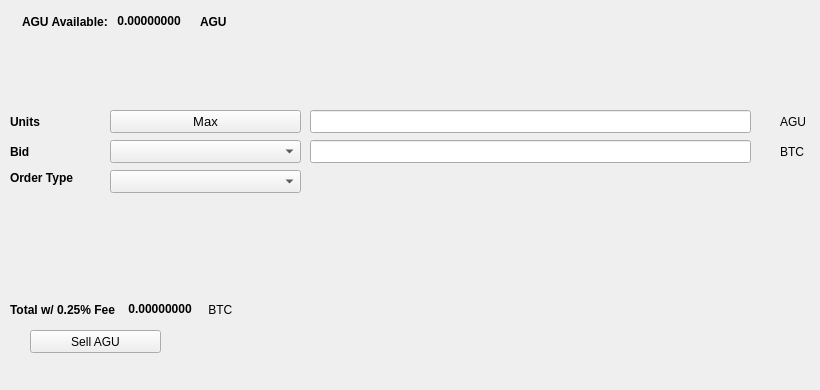
   <widget class="QWidget" name="SellTab">
    <attribute name="title">
     <string>Sell</string>
    </attribute>
    <widget class="QLabel" name="label_16">
     <property name="geometry">
      <rect>
       <x>780</x>
       <y>140</y>
       <width>31</width>
       <height>23</height>
      </rect>
     </property>
     <property name="text">
      <string>BTC</string>
     </property>
    </widget>
    <widget class="QComboBox" name="SellBidcomboBox">
     <property name="geometry">
      <rect>
       <x>110</x>
       <y>140</y>
       <width>191</width>
       <height>23</height>
      </rect>
     </property>
     <property name="font">
      <font>
       <pointsize>10</pointsize>
      </font>
     </property>
    </widget>
    <widget class="QLabel" name="label_18">
     <property name="geometry">
      <rect>
       <x>10</x>
       <y>110</y>
       <width>46</width>
       <height>23</height>
      </rect>
     </property>
     <property name="font">
      <font>
       <weight>75</weight>
       <bold>true</bold>
      </font>
     </property>
     <property name="text">
      <string>Units</string>
     </property>
    </widget>
    <widget class="QPushButton" name="Sell_Max_Amount">
     <property name="geometry">
      <rect>
       <x>110</x>
       <y>110</y>
       <width>191</width>
       <height>23</height>
      </rect>
     </property>
     <property name="font">
      <font>
       <pointsize>10</pointsize>
      </font>
     </property>
     <property name="text">
      <string>Max</string>
     </property>
    </widget>
    <widget class="QLabel" name="label_20">
     <property name="geometry">
      <rect>
       <x>10</x>
       <y>170</y>
       <width>91</width>
       <height>16</height>
      </rect>
     </property>
     <property name="font">
      <font>
       <weight>75</weight>
       <bold>true</bold>
      </font>
     </property>
     <property name="text">
      <string>Order Type</string>
     </property>
    </widget>
    <widget class="QComboBox" name="SellOrdertypeCombo">
     <property name="geometry">
      <rect>
       <x>110</x>
       <y>170</y>
       <width>191</width>
       <height>23</height>
      </rect>
     </property>
     <property name="font">
      <font>
       <pointsize>10</pointsize>
      </font>
     </property>
    </widget>
    <widget class="QLabel" name="label_21">
     <property name="geometry">
      <rect>
       <x>10</x>
       <y>140</y>
       <width>46</width>
       <height>23</height>
      </rect>
     </property>
     <property name="font">
      <font>
       <weight>75</weight>
       <bold>true</bold>
      </font>
     </property>
     <property name="text">
      <string>Bid</string>
     </property>
    </widget>
    <widget class="QLabel" name="label_22">
     <property name="geometry">
      <rect>
       <x>780</x>
       <y>110</y>
       <width>31</width>
       <height>23</height>
      </rect>
     </property>
     <property name="text">
      <string>AGU</string>
     </property>
    </widget>
    <widget class="QLineEdit" name="UnitsInputAGU">
     <property name="geometry">
      <rect>
       <x>310</x>
       <y>110</y>
       <width>441</width>
       <height>23</height>
      </rect>
     </property>
     <property name="font">
      <font>
       <pointsize>9</pointsize>
       <weight>75</weight>
       <bold>true</bold>
      </font>
     </property>
    </widget>
    <widget class="QLineEdit" name="SellBidPriceEdit">
     <property name="geometry">
      <rect>
       <x>310</x>
       <y>140</y>
       <width>441</width>
       <height>23</height>
      </rect>
     </property>
     <property name="font">
      <font>
       <pointsize>9</pointsize>
       <weight>75</weight>
       <bold>true</bold>
      </font>
     </property>
    </widget>
    <widget class="QPushButton" name="SellAGUBTN">
     <property name="geometry">
      <rect>
       <x>30</x>
       <y>330</y>
       <width>131</width>
       <height>23</height>
      </rect>
     </property>
     <property name="text">
      <string>Sell AGU</string>
     </property>
     <property name="icon">
      <iconset resource="../agouti">
       <normaloff>:/icons/bitcoin</normaloff>:/icons/bitcoin</iconset>
     </property>
    </widget>
    <widget class="QWidget" name="layoutWidget3">
     <property name="geometry">
      <rect>
       <x>22</x>
       <y>12</y>
       <width>258</width>
       <height>19</height>
      </rect>
     </property>
     <layout class="QHBoxLayout" name="horizontalLayout">
      <item>
       <widget class="QLabel" name="label232_2">
        <property name="font">
         <font>
          <weight>75</weight>
          <bold>true</bold>
         </font>
        </property>
        <property name="text">
         <string>AGU Available:</string>
        </property>
       </widget>
      </item>
      <item>
       <widget class="QLabel" name="AGUAvailableLabel">
        <property name="palette">
         <palette>
          <active>
           <colorrole role="WindowText">
            <brush brushstyle="SolidPattern">
             <color alpha="255">
              <red>0</red>
              <green>0</green>
              <blue>0</blue>
             </color>
            </brush>
           </colorrole>
           <colorrole role="Button">
            <brush brushstyle="SolidPattern">
             <color alpha="255">
              <red>0</red>
              <green>170</green>
              <blue>0</blue>
             </color>
            </brush>
           </colorrole>
           <colorrole role="Light">
            <brush brushstyle="SolidPattern">
             <color alpha="255">
              <red>0</red>
              <green>255</green>
              <blue>0</blue>
             </color>
            </brush>
           </colorrole>
           <colorrole role="Midlight">
            <brush brushstyle="SolidPattern">
             <color alpha="255">
              <red>0</red>
              <green>212</green>
              <blue>0</blue>
             </color>
            </brush>
           </colorrole>
           <colorrole role="Dark">
            <brush brushstyle="SolidPattern">
             <color alpha="255">
              <red>0</red>
              <green>85</green>
              <blue>0</blue>
             </color>
            </brush>
           </colorrole>
           <colorrole role="Mid">
            <brush brushstyle="SolidPattern">
             <color alpha="255">
              <red>0</red>
              <green>113</green>
              <blue>0</blue>
             </color>
            </brush>
           </colorrole>
           <colorrole role="Text">
            <brush brushstyle="SolidPattern">
             <color alpha="255">
              <red>0</red>
              <green>170</green>
              <blue>0</blue>
             </color>
            </brush>
           </colorrole>
           <colorrole role="BrightText">
            <brush brushstyle="SolidPattern">
             <color alpha="255">
              <red>255</red>
              <green>255</green>
              <blue>255</blue>
             </color>
            </brush>
           </colorrole>
           <colorrole role="ButtonText">
            <brush brushstyle="SolidPattern">
             <color alpha="255">
              <red>0</red>
              <green>0</green>
              <blue>0</blue>
             </color>
            </brush>
           </colorrole>
           <colorrole role="Base">
            <brush brushstyle="SolidPattern">
             <color alpha="255">
              <red>255</red>
              <green>255</green>
              <blue>255</blue>
             </color>
            </brush>
           </colorrole>
           <colorrole role="Window">
            <brush brushstyle="SolidPattern">
             <color alpha="255">
              <red>0</red>
              <green>170</green>
              <blue>0</blue>
             </color>
            </brush>
           </colorrole>
           <colorrole role="Shadow">
            <brush brushstyle="SolidPattern">
             <color alpha="255">
              <red>0</red>
              <green>0</green>
              <blue>0</blue>
             </color>
            </brush>
           </colorrole>
           <colorrole role="AlternateBase">
            <brush brushstyle="SolidPattern">
             <color alpha="255">
              <red>127</red>
              <green>212</green>
              <blue>127</blue>
             </color>
            </brush>
           </colorrole>
           <colorrole role="ToolTipBase">
            <brush brushstyle="SolidPattern">
             <color alpha="255">
              <red>255</red>
              <green>255</green>
              <blue>220</blue>
             </color>
            </brush>
           </colorrole>
           <colorrole role="ToolTipText">
            <brush brushstyle="SolidPattern">
             <color alpha="255">
              <red>0</red>
              <green>0</green>
              <blue>0</blue>
             </color>
            </brush>
           </colorrole>
          </active>
          <inactive>
           <colorrole role="WindowText">
            <brush brushstyle="SolidPattern">
             <color alpha="255">
              <red>0</red>
              <green>0</green>
              <blue>0</blue>
             </color>
            </brush>
           </colorrole>
           <colorrole role="Button">
            <brush brushstyle="SolidPattern">
             <color alpha="255">
              <red>0</red>
              <green>170</green>
              <blue>0</blue>
             </color>
            </brush>
           </colorrole>
           <colorrole role="Light">
            <brush brushstyle="SolidPattern">
             <color alpha="255">
              <red>0</red>
              <green>255</green>
              <blue>0</blue>
             </color>
            </brush>
           </colorrole>
           <colorrole role="Midlight">
            <brush brushstyle="SolidPattern">
             <color alpha="255">
              <red>0</red>
              <green>212</green>
              <blue>0</blue>
             </color>
            </brush>
           </colorrole>
           <colorrole role="Dark">
            <brush brushstyle="SolidPattern">
             <color alpha="255">
              <red>0</red>
              <green>85</green>
              <blue>0</blue>
             </color>
            </brush>
           </colorrole>
           <colorrole role="Mid">
            <brush brushstyle="SolidPattern">
             <color alpha="255">
              <red>0</red>
              <green>113</green>
              <blue>0</blue>
             </color>
            </brush>
           </colorrole>
           <colorrole role="Text">
            <brush brushstyle="SolidPattern">
             <color alpha="255">
              <red>0</red>
              <green>170</green>
              <blue>0</blue>
             </color>
            </brush>
           </colorrole>
           <colorrole role="BrightText">
            <brush brushstyle="SolidPattern">
             <color alpha="255">
              <red>255</red>
              <green>255</green>
              <blue>255</blue>
             </color>
            </brush>
           </colorrole>
           <colorrole role="ButtonText">
            <brush brushstyle="SolidPattern">
             <color alpha="255">
              <red>0</red>
              <green>0</green>
              <blue>0</blue>
             </color>
            </brush>
           </colorrole>
           <colorrole role="Base">
            <brush brushstyle="SolidPattern">
             <color alpha="255">
              <red>255</red>
              <green>255</green>
              <blue>255</blue>
             </color>
            </brush>
           </colorrole>
           <colorrole role="Window">
            <brush brushstyle="SolidPattern">
             <color alpha="255">
              <red>0</red>
              <green>170</green>
              <blue>0</blue>
             </color>
            </brush>
           </colorrole>
           <colorrole role="Shadow">
            <brush brushstyle="SolidPattern">
             <color alpha="255">
              <red>0</red>
              <green>0</green>
              <blue>0</blue>
             </color>
            </brush>
           </colorrole>
           <colorrole role="AlternateBase">
            <brush brushstyle="SolidPattern">
             <color alpha="255">
              <red>127</red>
              <green>212</green>
              <blue>127</blue>
             </color>
            </brush>
           </colorrole>
           <colorrole role="ToolTipBase">
            <brush brushstyle="SolidPattern">
             <color alpha="255">
              <red>255</red>
              <green>255</green>
              <blue>220</blue>
             </color>
            </brush>
           </colorrole>
           <colorrole role="ToolTipText">
            <brush brushstyle="SolidPattern">
             <color alpha="255">
              <red>0</red>
              <green>0</green>
              <blue>0</blue>
             </color>
            </brush>
           </colorrole>
          </inactive>
          <disabled>
           <colorrole role="WindowText">
            <brush brushstyle="SolidPattern">
             <color alpha="255">
              <red>0</red>
              <green>85</green>
              <blue>0</blue>
             </color>
            </brush>
           </colorrole>
           <colorrole role="Button">
            <brush brushstyle="SolidPattern">
             <color alpha="255">
              <red>0</red>
              <green>170</green>
              <blue>0</blue>
             </color>
            </brush>
           </colorrole>
           <colorrole role="Light">
            <brush brushstyle="SolidPattern">
             <color alpha="255">
              <red>0</red>
              <green>255</green>
              <blue>0</blue>
             </color>
            </brush>
           </colorrole>
           <colorrole role="Midlight">
            <brush brushstyle="SolidPattern">
             <color alpha="255">
              <red>0</red>
              <green>212</green>
              <blue>0</blue>
             </color>
            </brush>
           </colorrole>
           <colorrole role="Dark">
            <brush brushstyle="SolidPattern">
             <color alpha="255">
              <red>0</red>
              <green>85</green>
              <blue>0</blue>
             </color>
            </brush>
           </colorrole>
           <colorrole role="Mid">
            <brush brushstyle="SolidPattern">
             <color alpha="255">
              <red>0</red>
              <green>113</green>
              <blue>0</blue>
             </color>
            </brush>
           </colorrole>
           <colorrole role="Text">
            <brush brushstyle="SolidPattern">
             <color alpha="255">
              <red>0</red>
              <green>85</green>
              <blue>0</blue>
             </color>
            </brush>
           </colorrole>
           <colorrole role="BrightText">
            <brush brushstyle="SolidPattern">
             <color alpha="255">
              <red>255</red>
              <green>255</green>
              <blue>255</blue>
             </color>
            </brush>
           </colorrole>
           <colorrole role="ButtonText">
            <brush brushstyle="SolidPattern">
             <color alpha="255">
              <red>0</red>
              <green>85</green>
              <blue>0</blue>
             </color>
            </brush>
           </colorrole>
           <colorrole role="Base">
            <brush brushstyle="SolidPattern">
             <color alpha="255">
              <red>0</red>
              <green>170</green>
              <blue>0</blue>
             </color>
            </brush>
           </colorrole>
           <colorrole role="Window">
            <brush brushstyle="SolidPattern">
             <color alpha="255">
              <red>0</red>
              <green>170</green>
              <blue>0</blue>
             </color>
            </brush>
           </colorrole>
           <colorrole role="Shadow">
            <brush brushstyle="SolidPattern">
             <color alpha="255">
              <red>0</red>
              <green>0</green>
              <blue>0</blue>
             </color>
            </brush>
           </colorrole>
           <colorrole role="AlternateBase">
            <brush brushstyle="SolidPattern">
             <color alpha="255">
              <red>0</red>
              <green>170</green>
              <blue>0</blue>
             </color>
            </brush>
           </colorrole>
           <colorrole role="ToolTipBase">
            <brush brushstyle="SolidPattern">
             <color alpha="255">
              <red>255</red>
              <green>255</green>
              <blue>220</blue>
             </color>
            </brush>
           </colorrole>
           <colorrole role="ToolTipText">
            <brush brushstyle="SolidPattern">
             <color alpha="255">
              <red>0</red>
              <green>0</green>
              <blue>0</blue>
             </color>
            </brush>
           </colorrole>
          </disabled>
         </palette>
        </property>
        <property name="font">
         <font>
          <weight>75</weight>
          <bold>true</bold>
         </font>
        </property>
        <property name="text">
         <string> 0.00000000 </string>
        </property>
        <property name="textInteractionFlags">
         <set>Qt::LinksAccessibleByMouse|Qt::TextSelectableByKeyboard|Qt::TextSelectableByMouse</set>
        </property>
       </widget>
      </item>
      <item>
       <widget class="QLabel" name="labelAGU">
        <property name="font">
         <font>
          <weight>75</weight>
          <bold>true</bold>
         </font>
        </property>
        <property name="text">
         <string>AGU</string>
        </property>
       </widget>
      </item>
     </layout>
    </widget>
    <widget class="QWidget" name="layoutWidget">
     <property name="geometry">
      <rect>
       <x>10</x>
       <y>300</y>
       <width>268</width>
       <height>19</height>
      </rect>
     </property>
     <layout class="QHBoxLayout" name="horizontalLayout_2">
      <item>
       <widget class="QLabel" name="label_19">
        <property name="font">
         <font>
          <weight>75</weight>
          <bold>true</bold>
         </font>
        </property>
        <property name="text">
         <string>Total w/ 0.25% Fee </string>
        </property>
       </widget>
      </item>
      <item>
       <widget class="QLabel" name="SellCostLabel">
        <property name="palette">
         <palette>
          <active>
           <colorrole role="WindowText">
            <brush brushstyle="SolidPattern">
             <color alpha="255">
              <red>0</red>
              <green>0</green>
              <blue>0</blue>
             </color>
            </brush>
           </colorrole>
           <colorrole role="Button">
            <brush brushstyle="SolidPattern">
             <color alpha="255">
              <red>0</red>
              <green>170</green>
              <blue>0</blue>
             </color>
            </brush>
           </colorrole>
           <colorrole role="Light">
            <brush brushstyle="SolidPattern">
             <color alpha="255">
              <red>0</red>
              <green>255</green>
              <blue>0</blue>
             </color>
            </brush>
           </colorrole>
           <colorrole role="Midlight">
            <brush brushstyle="SolidPattern">
             <color alpha="255">
              <red>0</red>
              <green>212</green>
              <blue>0</blue>
             </color>
            </brush>
           </colorrole>
           <colorrole role="Dark">
            <brush brushstyle="SolidPattern">
             <color alpha="255">
              <red>0</red>
              <green>85</green>
              <blue>0</blue>
             </color>
            </brush>
           </colorrole>
           <colorrole role="Mid">
            <brush brushstyle="SolidPattern">
             <color alpha="255">
              <red>0</red>
              <green>113</green>
              <blue>0</blue>
             </color>
            </brush>
           </colorrole>
           <colorrole role="Text">
            <brush brushstyle="SolidPattern">
             <color alpha="255">
              <red>0</red>
              <green>170</green>
              <blue>0</blue>
             </color>
            </brush>
           </colorrole>
           <colorrole role="BrightText">
            <brush brushstyle="SolidPattern">
             <color alpha="255">
              <red>255</red>
              <green>255</green>
              <blue>255</blue>
             </color>
            </brush>
           </colorrole>
           <colorrole role="ButtonText">
            <brush brushstyle="SolidPattern">
             <color alpha="255">
              <red>0</red>
              <green>0</green>
              <blue>0</blue>
             </color>
            </brush>
           </colorrole>
           <colorrole role="Base">
            <brush brushstyle="SolidPattern">
             <color alpha="255">
              <red>255</red>
              <green>255</green>
              <blue>255</blue>
             </color>
            </brush>
           </colorrole>
           <colorrole role="Window">
            <brush brushstyle="SolidPattern">
             <color alpha="255">
              <red>0</red>
              <green>170</green>
              <blue>0</blue>
             </color>
            </brush>
           </colorrole>
           <colorrole role="Shadow">
            <brush brushstyle="SolidPattern">
             <color alpha="255">
              <red>0</red>
              <green>0</green>
              <blue>0</blue>
             </color>
            </brush>
           </colorrole>
           <colorrole role="AlternateBase">
            <brush brushstyle="SolidPattern">
             <color alpha="255">
              <red>127</red>
              <green>212</green>
              <blue>127</blue>
             </color>
            </brush>
           </colorrole>
           <colorrole role="ToolTipBase">
            <brush brushstyle="SolidPattern">
             <color alpha="255">
              <red>255</red>
              <green>255</green>
              <blue>220</blue>
             </color>
            </brush>
           </colorrole>
           <colorrole role="ToolTipText">
            <brush brushstyle="SolidPattern">
             <color alpha="255">
              <red>0</red>
              <green>0</green>
              <blue>0</blue>
             </color>
            </brush>
           </colorrole>
          </active>
          <inactive>
           <colorrole role="WindowText">
            <brush brushstyle="SolidPattern">
             <color alpha="255">
              <red>0</red>
              <green>0</green>
              <blue>0</blue>
             </color>
            </brush>
           </colorrole>
           <colorrole role="Button">
            <brush brushstyle="SolidPattern">
             <color alpha="255">
              <red>0</red>
              <green>170</green>
              <blue>0</blue>
             </color>
            </brush>
           </colorrole>
           <colorrole role="Light">
            <brush brushstyle="SolidPattern">
             <color alpha="255">
              <red>0</red>
              <green>255</green>
              <blue>0</blue>
             </color>
            </brush>
           </colorrole>
           <colorrole role="Midlight">
            <brush brushstyle="SolidPattern">
             <color alpha="255">
              <red>0</red>
              <green>212</green>
              <blue>0</blue>
             </color>
            </brush>
           </colorrole>
           <colorrole role="Dark">
            <brush brushstyle="SolidPattern">
             <color alpha="255">
              <red>0</red>
              <green>85</green>
              <blue>0</blue>
             </color>
            </brush>
           </colorrole>
           <colorrole role="Mid">
            <brush brushstyle="SolidPattern">
             <color alpha="255">
              <red>0</red>
              <green>113</green>
              <blue>0</blue>
             </color>
            </brush>
           </colorrole>
           <colorrole role="Text">
            <brush brushstyle="SolidPattern">
             <color alpha="255">
              <red>0</red>
              <green>170</green>
              <blue>0</blue>
             </color>
            </brush>
           </colorrole>
           <colorrole role="BrightText">
            <brush brushstyle="SolidPattern">
             <color alpha="255">
              <red>255</red>
              <green>255</green>
              <blue>255</blue>
             </color>
            </brush>
           </colorrole>
           <colorrole role="ButtonText">
            <brush brushstyle="SolidPattern">
             <color alpha="255">
              <red>0</red>
              <green>0</green>
              <blue>0</blue>
             </color>
            </brush>
           </colorrole>
           <colorrole role="Base">
            <brush brushstyle="SolidPattern">
             <color alpha="255">
              <red>255</red>
              <green>255</green>
              <blue>255</blue>
             </color>
            </brush>
           </colorrole>
           <colorrole role="Window">
            <brush brushstyle="SolidPattern">
             <color alpha="255">
              <red>0</red>
              <green>170</green>
              <blue>0</blue>
             </color>
            </brush>
           </colorrole>
           <colorrole role="Shadow">
            <brush brushstyle="SolidPattern">
             <color alpha="255">
              <red>0</red>
              <green>0</green>
              <blue>0</blue>
             </color>
            </brush>
           </colorrole>
           <colorrole role="AlternateBase">
            <brush brushstyle="SolidPattern">
             <color alpha="255">
              <red>127</red>
              <green>212</green>
              <blue>127</blue>
             </color>
            </brush>
           </colorrole>
           <colorrole role="ToolTipBase">
            <brush brushstyle="SolidPattern">
             <color alpha="255">
              <red>255</red>
              <green>255</green>
              <blue>220</blue>
             </color>
            </brush>
           </colorrole>
           <colorrole role="ToolTipText">
            <brush brushstyle="SolidPattern">
             <color alpha="255">
              <red>0</red>
              <green>0</green>
              <blue>0</blue>
             </color>
            </brush>
           </colorrole>
          </inactive>
          <disabled>
           <colorrole role="WindowText">
            <brush brushstyle="SolidPattern">
             <color alpha="255">
              <red>0</red>
              <green>85</green>
              <blue>0</blue>
             </color>
            </brush>
           </colorrole>
           <colorrole role="Button">
            <brush brushstyle="SolidPattern">
             <color alpha="255">
              <red>0</red>
              <green>170</green>
              <blue>0</blue>
             </color>
            </brush>
           </colorrole>
           <colorrole role="Light">
            <brush brushstyle="SolidPattern">
             <color alpha="255">
              <red>0</red>
              <green>255</green>
              <blue>0</blue>
             </color>
            </brush>
           </colorrole>
           <colorrole role="Midlight">
            <brush brushstyle="SolidPattern">
             <color alpha="255">
              <red>0</red>
              <green>212</green>
              <blue>0</blue>
             </color>
            </brush>
           </colorrole>
           <colorrole role="Dark">
            <brush brushstyle="SolidPattern">
             <color alpha="255">
              <red>0</red>
              <green>85</green>
              <blue>0</blue>
             </color>
            </brush>
           </colorrole>
           <colorrole role="Mid">
            <brush brushstyle="SolidPattern">
             <color alpha="255">
              <red>0</red>
              <green>113</green>
              <blue>0</blue>
             </color>
            </brush>
           </colorrole>
           <colorrole role="Text">
            <brush brushstyle="SolidPattern">
             <color alpha="255">
              <red>0</red>
              <green>85</green>
              <blue>0</blue>
             </color>
            </brush>
           </colorrole>
           <colorrole role="BrightText">
            <brush brushstyle="SolidPattern">
             <color alpha="255">
              <red>255</red>
              <green>255</green>
              <blue>255</blue>
             </color>
            </brush>
           </colorrole>
           <colorrole role="ButtonText">
            <brush brushstyle="SolidPattern">
             <color alpha="255">
              <red>0</red>
              <green>85</green>
              <blue>0</blue>
             </color>
            </brush>
           </colorrole>
           <colorrole role="Base">
            <brush brushstyle="SolidPattern">
             <color alpha="255">
              <red>0</red>
              <green>170</green>
              <blue>0</blue>
             </color>
            </brush>
           </colorrole>
           <colorrole role="Window">
            <brush brushstyle="SolidPattern">
             <color alpha="255">
              <red>0</red>
              <green>170</green>
              <blue>0</blue>
             </color>
            </brush>
           </colorrole>
           <colorrole role="Shadow">
            <brush brushstyle="SolidPattern">
             <color alpha="255">
              <red>0</red>
              <green>0</green>
              <blue>0</blue>
             </color>
            </brush>
           </colorrole>
           <colorrole role="AlternateBase">
            <brush brushstyle="SolidPattern">
             <color alpha="255">
              <red>0</red>
              <green>170</green>
              <blue>0</blue>
             </color>
            </brush>
           </colorrole>
           <colorrole role="ToolTipBase">
            <brush brushstyle="SolidPattern">
             <color alpha="255">
              <red>255</red>
              <green>255</green>
              <blue>220</blue>
             </color>
            </brush>
           </colorrole>
           <colorrole role="ToolTipText">
            <brush brushstyle="SolidPattern">
             <color alpha="255">
              <red>0</red>
              <green>0</green>
              <blue>0</blue>
             </color>
            </brush>
           </colorrole>
          </disabled>
         </palette>
        </property>
        <property name="font">
         <font>
          <weight>75</weight>
          <bold>true</bold>
         </font>
        </property>
        <property name="autoFillBackground">
         <bool>false</bool>
        </property>
        <property name="text">
         <string> 0.00000000</string>
        </property>
        <property name="textInteractionFlags">
         <set>Qt::LinksAccessibleByMouse|Qt::TextSelectableByMouse</set>
        </property>
       </widget>
      </item>
      <item>
       <widget class="QLabel" name="label_17">
        <property name="font">
         <font>
          <weight>50</weight>
          <bold>false</bold>
         </font>
        </property>
        <property name="text">
         <string> BTC</string>
        </property>
       </widget>
      </item>
     </layout>
    </widget>
    <widget class="QLabel" name="label_23">
     <property name="geometry">
      <rect>
       <x>460</x>
       <y>300</y>
       <width>281</width>
       <height>81</height>
      </rect>
     </property>
     <property name="text">
      <string/>
     </property>
     <property name="pixmap">
      <pixmap>:/images/bittrex</pixmap>
     </property>
    </widget>
   </widget>
